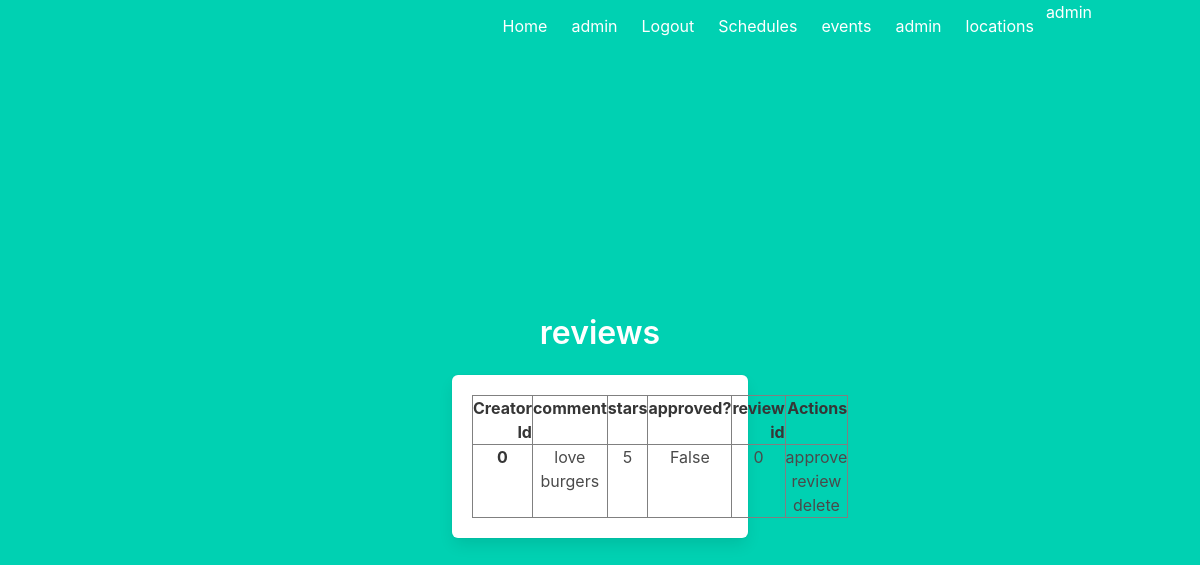
Before: /admin/reviews/pending (signed in) with the older database file.
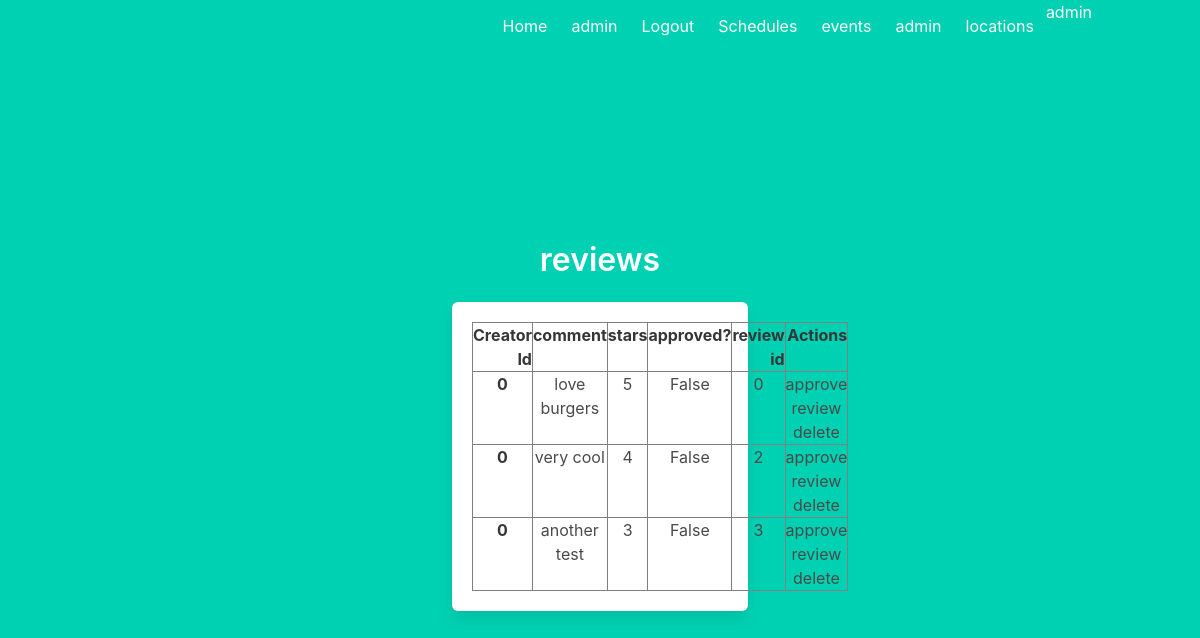
After: the same page with the newer database file.
### models.py (models this page shows, shortened)
class User(UserMixin, db.Model):
    id = db.Column(db.Integer, primary_key=True)
    firstName = db.Column(db.String(64), nullable = False)
    lastName = db.Column(db.String(64), nullable = True)
    phone_no = db.Column(db.Integer, nullable = True)
    email = db.Column(db.String(320), unique = True, nullable = False)
    isAdmin = db.Column(db.Boolean, nullable=False)
    password = db.Column(db.String(100), nullable = False) # TODO implement hash for password once everything is good
    reviews = db.relationship('Review', backref='user', lazy = True)
    schedules = db.relationship('Schedule', backref='user', lazy = True)
    events = db.relationship('Event', backref = 'user', lazy = True)

class Review(db.Model):
    reviewId = db.Column(db.Integer, primary_key = True)
    attractionAddress = db.Column(db.String(300), db.ForeignKey('attraction.Address'), nullable = False)
    creatorId = db.Column(db.Integer, db.ForeignKey('user.id'), nullable = False)
    comment = db.Column(db.String(3000), nullable = True) #people can just leave only starred reviews
    stars = db.Column(db.Integer, nullable = False)
    approvedFlag = db.Column(db.Boolean, nullable = False)

### adminView.py (the view)
@adminView.route('/admin/reviews/pending')
def adminViewPendingReviews():
    check = current_user.get_id()
    user = User.query.filter_by(id = check).first()
    if not user or not user.isAdmin:
        return redirect(url_for('main.index'))
    pending = Review.query.filter_by(approvedFlag = False).all()
    return render_template('admin/userreviews.html', reviews = pending)

### app.py (called while the page is built)
@lm.user_loader
def load_user(user_id):
    return User.query.get(int(user_id))

### templates/admin/userreviews.html (shortened to what this page needs)
{% extends "base.html" %}
{% block content %}
<div class="column is-4 is-offset-4">
    <h3 class="title">{% if user %}{{user['firstName']}} {% endif %}reviews</h3>
    <div class="box">
        {% if reviews%}
            <table border="1" class="dataframe">
                <thead>
                  <tr style="text-align: right;">
                    <th>Creator Id</th>
                    <th>comment</th>
                    <th>stars</th>
                    <th>approved?</th>
                    <th>review id</th>
                    <th>Actions</th>
                  </tr>
                </thead>
                <tbody>
                    {% for row in reviews %}
                        <tr>
                              <th>{{row['creatorId']}}</th>
                              <td>{{row['comment']}}</td>
                              <td>{{row['stars']}}</td>
                              <td>{{row['approvedFlag']}}</td>
                              <td>{{row['reviewId']}}</td>
                              <td>
                                {% if not row['approvedFlag']%}
                                <a href="/admin/reviews/approve/{{row['reviewId']}}">approve review</a>
                                {% endif %}
                                <a href="/admin/reviews/delete/{{row['reviewId']}}">delete</a>
                            </td>
                        </tr>
                    {% endfor %}
                </tbody>
              </table>
        {% else %}
            <h3>{% if user %}{{user['firstName']}} has no reviews. {% else %}No reviews matching this criteria{% endif %} </h3>
        {% endif %}
    </div>
</div>
{% endblock %}

### templates/base.html (shortened to what this page needs)
<!DOCTYPE html>
<html>
<head>
    <link rel="stylesheet" href="https://cdnjs.cloudflare.com/ajax/libs/bulma/0.7.2/css/bulma.min.css" />
</head>
<body>
    <section class="hero is-primary is-fullheight">
        <div class="hero-head">
            <nav class="navbar">
                <div class="container">
                    <div id="navbarMenuHeroA" class="navbar-menu">
                        <div class="navbar-end">
                            <a href="{{ url_for('main.index') }}" class="navbar-item">
                                Home
                            </a>
                            {% if current_user.is_authenticated %}
                            <a href="{{ url_for('auth.profile') }}" class="navbar-item">
                                {{current_user['firstName']}}
                            </a>
                            <a href="{{ url_for('auth.logout') }}" class="navbar-item">
                                Logout
                            </a>
                            {% endif %}
                            <a href="{{ url_for('sched.schedules') }}" class="navbar-item">
                                Schedules
                            </a>
                            <a href="{{ url_for('sched.events') }}" class="navbar-item">
                                events
                            </a>
                            {% if current_user.isAdmin %}
                            <a href="{{ url_for('adminView.admin') }}" class="navbar-item">
                                admin
                            </a>
                            {% endif %}
                            <a href="{{ url_for('area.locations') }}" class="navbar-item">
                                locations
                            </a>
                            {% if current_user.isAdmin %}
                            <a>admin</a>
                            {% endif %}
                        </div>
                    </div>
                </div>
            </nav>
        </div>
        <div class="hero-body">
            <div class="container has-text-centered">
               {% block content %}
               {% endblock %}
            </div>
        </div>
    </section>
</body>
</html>

Changed rows visible on the page:
added Review: creatorId "0", comment "very cool", stars "4", approvedFlag "False", reviewId "2"
added Review: creatorId "0", comment "another test", stars "3", approvedFlag "False", reviewId "3"
